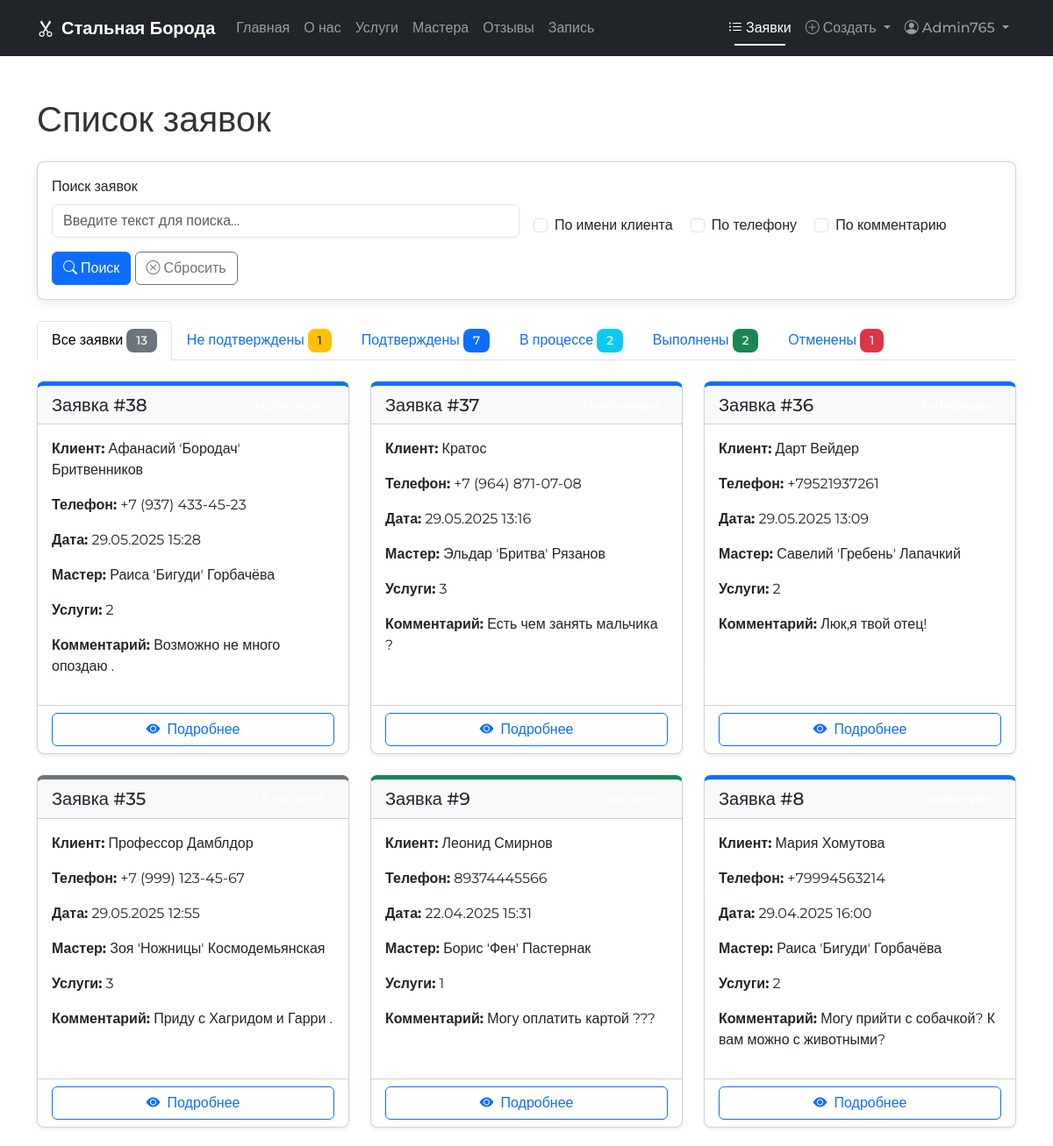
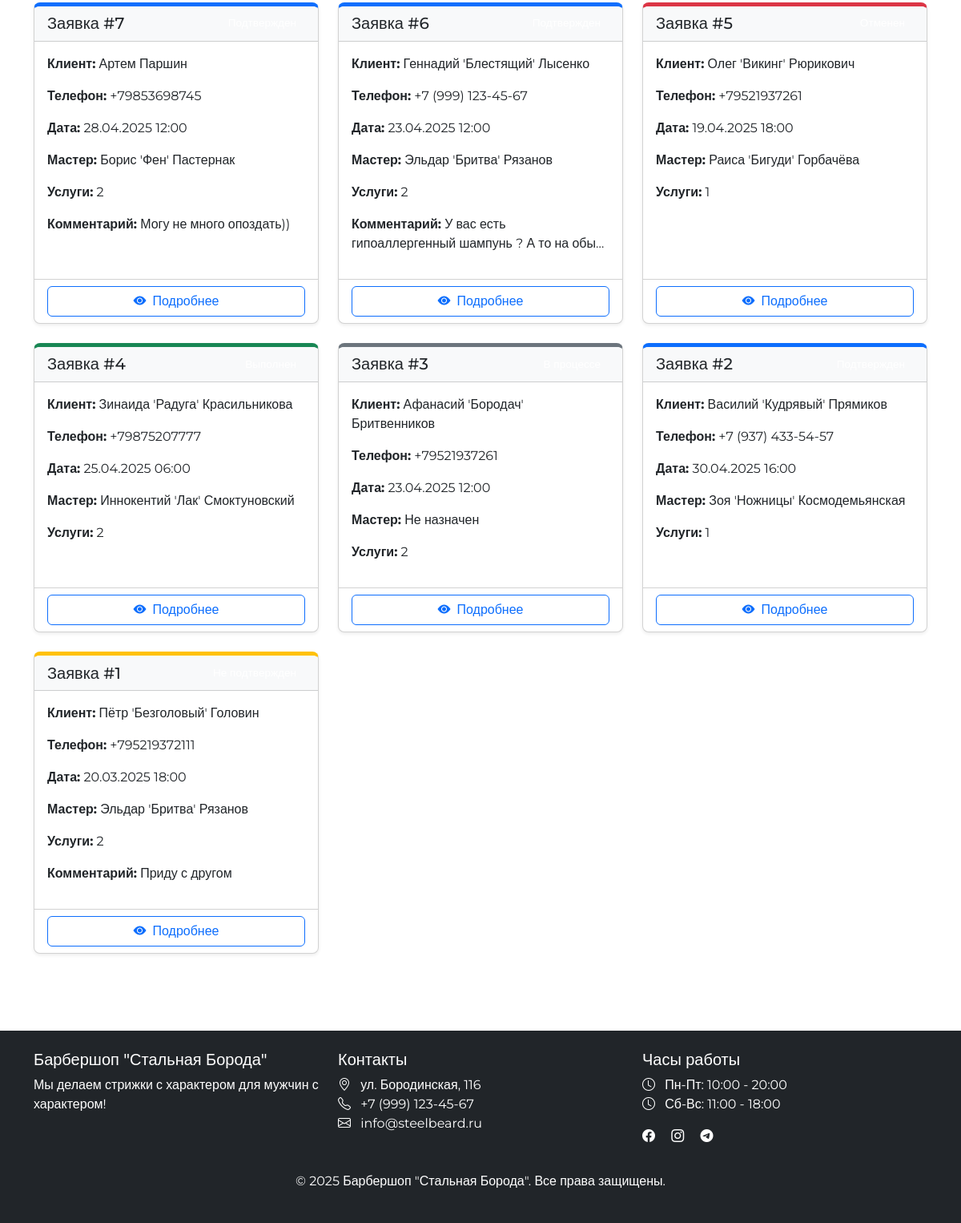
Screenshot of /orders/ (signed in) with the database file from the repository (2 pictures, top to bottom).
### core/models.py (models this page shows, shortened)
class Order(models.Model):
    client_name = models.CharField(max_length=100, verbose_name="Имя клиента")
    phone = models.CharField(max_length=20, verbose_name="Телефон")
    comment = models.TextField(blank=True, verbose_name="Комментарий")
    status = models.CharField(
        max_length=50,
        choices=STATUS_CHOICES,
        default="not_approved",
        verbose_name="Статус",
        db_index=True  # добавляем индекс на поле status
    )
    date_created = models.DateTimeField(auto_now_add=True, verbose_name="Дата создания", db_index=True)  # индекс на дату создания
    date_updated = models.DateTimeField(auto_now=True, verbose_name="Дата обновления")
    master = models.ForeignKey(
        Master,
        on_delete=models.SET_NULL,
        null=True,
        blank=True,
        verbose_name="Мастер"
    )
    services = models.ManyToManyField(Service, related_name="orders", verbose_name="Услуги")
    appointment_date = models.DateTimeField(verbose_name="Дата и время записи")
    notification_sent = models.BooleanField(default=False, verbose_name="Уведомление отправлено")
    class Meta:
        verbose_name = "Заказ"
        verbose_name_plural = "Заказы"
        ordering = ['-date_created']
        indexes = [
            models.Index(fields=['status', 'appointment_date'], name='order_status_appt_idx'),
        ]

class Master(models.Model):
    name = models.CharField(max_length=150, verbose_name="Имя", db_index=True)  # индекс на имя
    photo = models.ImageField(upload_to="masters/", blank=True, verbose_name="Фотография")
    phone = models.CharField(max_length=20, verbose_name="Телефон")
    address = models.CharField(max_length=255, verbose_name="Адрес")
    experience = models.PositiveIntegerField(verbose_name="Стаж работы", help_text="Опыт работы в годах")
    services = models.ManyToManyField(Service, related_name="masters", verbose_name="Услуги")
    is_active = models.BooleanField(default=True, verbose_name="Активен", db_index=True)  # индекс на статус активности
    class Meta:
        verbose_name = "Мастер"
        verbose_name_plural = "Мастера"
        ordering = ['name']
        indexes = [
            models.Index(fields=['experience', 'is_active'], name='master_exp_active_idx'),
        ]

### core/views.py (the view, shortened to what this page needs)
# urls.py: path('orders/', views.orders_list, name='orders_list'),
@login_required
def orders_list(request):
    search_query = request.GET.get('query', '')
    search_name = request.GET.get('name') == 'on'
    search_phone = request.GET.get('phone') == 'on'
    search_comment = request.GET.get('comment') == 'on'
    if not any([search_name, search_phone, search_comment]) and search_query:
        search_name = True
    orders = Order.objects.all()
    orders = orders.order_by('-date_created')
    statuses = {
        'not_approved': Order.objects.filter(status='not_approved').count(),
        'approved': Order.objects.filter(status='approved').count(),
        'in_progress': Order.objects.filter(status='in_progress').count(),
        'completed': Order.objects.filter(status='completed').count(),
        'cancelled': Order.objects.filter(status='cancelled').count(),
    }
    unique_names = list(Order.objects.values_list('client_name', flat=True).distinct()[:50])
    unique_phones = list(Order.objects.values_list('phone', flat=True).distinct()[:50])
    unique_comments = list(Order.objects.exclude(
        Q(comment='') | Q(comment__isnull=True)
    ).values_list('comment', flat=True).distinct()[:50])
    context = {
        'orders': orders,
        'statuses': statuses,
        'search_query': search_query,
        'search_name': search_name,
        'search_phone': search_phone,
        'search_comment': search_comment,
        'unique_names': unique_names,
        'unique_phones': unique_phones,
        'unique_comments': unique_comments,
    }
    return render(request, 'core/orders_list.html', context)

### core/context_processors.py (called while the page is built)
def common_context(request):
    context = {
        'masters': Master.objects.filter(is_active=True),
        'services': Service.objects.all(),
    }
    return context

### templates/core/orders_list.html (shortened to what this page needs)
{% extends 'base.html' %}
{% block content %}
<div class="container py-5">
    <h1 class="mb-4">Список заявок</h1>
    <div class="card mb-4">
        <div class="card-body">
            <form method="get" action="{% url 'orders_list' %}" class="row g-3 align-items-end">
                <div class="col-md-6">
                    <label for="searchQuery" class="form-label">Поиск заявок</label>
                    <input type="text" class="form-control" id="searchQuery" name="query" value="{{ search_query }}"
                           placeholder="Введите текст для поиска..."
                           autocomplete="off">
                </div>
                <div class="col-md-6">
                    <div class="form-check form-check-inline">
                        <input class="form-check-input" type="checkbox" id="searchName" name="name" {% if search_name %}checked{% endif %}>
                        <label class="form-check-label" for="searchName">По имени клиента</label>
                    </div>
                    <div class="form-check form-check-inline">
                        <input class="form-check-input" type="checkbox" id="searchPhone" name="phone" {% if search_phone %}checked{% endif %}>
                        <label class="form-check-label" for="searchPhone">По телефону</label>
                    </div>
                    <div class="form-check form-check-inline">
                        <input class="form-check-input" type="checkbox" id="searchComment" name="comment" {% if search_comment %}checked{% endif %}>
                        <label class="form-check-label" for="searchComment">По комментарию</label>
                    </div>
                </div>
                <div class="col-12">
                    <button type="submit" class="btn btn-primary">
                        <i class="bi bi-search me-1"></i>Поиск
                    </button>
                    <a href="{% url 'orders_list' %}" class="btn btn-outline-secondary">
                        <i class="bi bi-x-circle me-1"></i>Сбросить
                    </a>
                </div>
            </form>
        </div>
    </div>
    <ul class="nav nav-tabs mb-4">
        <li class="nav-item">
            <a class="nav-link active" href="#">Все заявки <span class="badge bg-secondary">{{ orders|length }}</span></a>
        </li>
        <li class="nav-item">
            <a class="nav-link" href="#">Не подтверждены <span class="badge bg-warning text-dark">{{ statuses.not_approved }}</span></a>
        </li>
        <li class="nav-item">
            <a class="nav-link" href="#">Подтверждены <span class="badge bg-primary">{{ statuses.approved }}</span></a>
        </li>
        <li class="nav-item">
            <a class="nav-link" href="#">В процессе <span class="badge bg-info">{{ statuses.in_progress }}</span></a>
        </li>
        <li class="nav-item">
            <a class="nav-link" href="#">Выполнены <span class="badge bg-success">{{ statuses.completed }}</span></a>
        </li>
        <li class="nav-item">
            <a class="nav-link" href="#">Отменены <span class="badge bg-danger">{{ statuses.cancelled }}</span></a>
        </li>
    </ul>
    <div class="row row-cols-1 row-cols-md-2 row-cols-lg-3 g-4">
        {% for order in orders %}
        <div class="col">
            <div class="card h-100 shadow-sm status-{{ order.status }}">
                <div class="card-header bg-light d-flex justify-content-between align-items-center">
                    <h5 class="card-title mb-0">Заявка #{{ order.id }}</h5>
                    <span class="badge status-{{ order.status }}">
                    </span>
                </div>
                <div class="card-body">
                    <p><strong>Клиент:</strong> {{ order.client_name }}</p>
                    <p><strong>Телефон:</strong> {{ order.phone }}</p>
                    <p><strong>Дата:</strong> {{ order.appointment_date|date:"d.m.Y H:i" }}</p>
                    <p><strong>Мастер:</strong>
                        {% if order.master %}
                            {{ order.master.name }}
                        {% else %}
                            Не назначен
                        {% endif %}
                    </p>
                    <p><strong>Услуги:</strong> {{ order.services.all|length }}</p>
                    {% if order.comment %}
                    <p><strong>Комментарий:</strong> {{ order.comment|truncatechars:50 }}</p>
                    {% endif %}
                </div>
                <div class="card-footer bg-transparent">
                    <a href="{% url 'order_detail' order.id %}" class="btn btn-outline-primary w-100">
                        <i class="bi bi-eye-fill me-2"></i>Подробнее
                    </a>
                </div>
            </div>
        </div>
        {% endfor %}
    </div>
</div>
{% endblock %}

### templates/base.html (shortened to what this page needs)
<!DOCTYPE html>
<html lang="ru" class="h-100">
<head>
    <link href="https://cdn.jsdelivr.net/npm/bootstrap@5.3.0-alpha1/dist/css/bootstrap.min.css" rel="stylesheet">
    <link rel="stylesheet" href="https://cdn.jsdelivr.net/npm/bootstrap-icons@1.11.0/font/bootstrap-icons.css">
    {% load static %}
    <link rel="stylesheet" href="{% static 'css/main.css' %}">
    <link rel="stylesheet" href="https://code.jquery.com/ui/1.13.2/themes/base/jquery-ui.css">
</head>
<body class="d-flex flex-column h-100">
    <header>
        {% block header %}
        <nav class="navbar navbar-expand-lg navbar-dark bg-dark">
            <div class="container">
                <a class="navbar-brand" href="{% url 'landing' %}">
                    <i class="bi bi-scissors me-2"></i>Стальная Борода
                </a>
                <div class="collapse navbar-collapse" id="navbarNav">
                    <ul class="navbar-nav me-auto mb-2 mb-lg-0">
                        <li class="nav-item">
                            <a class="nav-link {% if request.path == '/' %}active{% endif %}" href="{% url 'landing' %}">Главная</a>
                        </li>
                        <li class="nav-item">
                            <a class="nav-link" href="{% url 'landing' %}#about">О нас</a>
                        </li>
                        <li class="nav-item">
                            <a class="nav-link {% if request.path == '/services/' %}active{% endif %}" href="{% url 'services' %}">Услуги</a>
                        </li>
                        <li class="nav-item">
                            <a class="nav-link" href="{% url 'landing' %}#masters">Мастера</a>
                        </li>
                        <li class="nav-item">
                            <a class="nav-link" href="{% url 'landing' %}#reviews">Отзывы</a>
                        </li>
                        <li class="nav-item">
                            <a class="nav-link {% if request.path == '/booking/' %}active{% endif %}" href="{% url 'booking' %}">Запись</a>
                        </li>
                    </ul>
                    <ul class="navbar-nav ml-auto">
                        {% if user.is_authenticated %}
                            {% if user.is_staff %}
                            <li class="nav-item">
                                <a class="nav-link {% if request.path == '/orders/' %}active{% endif %}" href="{% url 'orders_list' %}">
                                    <i class="bi bi-list-ul me-1"></i>Заявки
                                </a>
                            </li>
                            <li class="nav-item dropdown">
                                <a class="nav-link dropdown-toggle" href="#" role="button" data-bs-toggle="dropdown" aria-expanded="false">
                                    <i class="bi bi-plus-circle me-1"></i>Создать
                                </a>
                            </li>
                            {% endif %}
                            <li class="nav-item dropdown">
                                <a class="nav-link dropdown-toggle" href="#" role="button" data-bs-toggle="dropdown" aria-expanded="false">
                                    <i class="bi bi-person-circle me-1"></i>{{ user.username }}
                                </a>
                            </li>
                        {% else %}
                            <li class="nav-item">
                                <a class="nav-link" href="{% url 'login' %}">
                                    <i class="bi bi-box-arrow-in-right me-1"></i>Вход
                                </a>
                            </li>
                        {% endif %}
                    </ul>
                </div>
            </div>
        </nav>
        {% endblock %}
    </header>
    <main class="flex-shrink-0">
        {% block content %}{% endblock %}
    </main>
   <footer class="footer mt-5 bg-dark text-white py-4">
    {% block footer %}
        <div class="container">
            <div class="row">
                <div class="col-md-4 mb-3">
                    <h5 class="footer-heading">Барбершоп "Стальная Борода"</h5>
                    <p>Мы делаем стрижки с характером для мужчин с характером!</p>
                </div>
                <div class="col-md-4 mb-3">
                    <h5 class="footer-heading">Контакты</h5>
                    <ul class="list-unstyled footer-contacts">
                        <li><i class="bi bi-geo-alt me-2"></i> ул. Бородинская, 116</li>
                        <li><i class="bi bi-telephone me-2"></i> +7 (999) 123-45-67</li>
                        <li><i class="bi bi-envelope me-2"></i> info@steelbeard.ru</li>
                    </ul>
                </div>
                <div class="col-md-4 mb-3">
                    <h5 class="footer-heading">Часы работы</h5>
                    <ul class="list-unstyled footer-hours">
                        <li><i class="bi bi-clock me-2"></i> Пн-Пт: 10:00 - 20:00</li>
                        <li><i class="bi bi-clock me-2"></i> Сб-Вс: 11:00 - 18:00</li>
                    </ul>
                    <div class="mt-3 footer-social">
                        <a href="#" class="text-white me-3"><i class="bi bi-facebook"></i></a>
                        <a href="#" class="text-white me-3"><i class="bi bi-instagram"></i></a>
                        <a href="#" class="text-white me-3"><i class="bi bi-telegram"></i></a>
                    </div>
                </div>
            </div>
            <div class="row mt-3">
                <div class="col text-center">
                    <p class="footer-copyright">&copy; {% now "Y" %} Барбершоп "Стальная Борода". Все права защищены.</p>
                </div>
            </div>
        </div>
    {% endblock %}
</footer>
    {% load static %}
</body>
</html>
</html>

### static/css/main.css (style rules this page uses)
body { font-family: 'Montserrat', sans-serif; color: #333; min-height: 100vh !important; display: flex !important; flex-direction: column !important; }
.navbar { transition: all 0.3s ease; }
.card { transition: transform 0.3s ease, box-shadow 0.3s ease; border-radius: 10px; overflow: hidden; }
.card.status-not_approved { border-top: 5px solid #ffc107; }
.card.status-approved { border-top: 5px solid #0d6efd; }
.card.status-in_progress { border-top: 5px solid #6c757d; }
.card.status-completed { border-top: 5px solid #198754; }
.card.status-cancelled { border-top: 5px solid #dc3545; }
.badge { padding: 0.5em 0.8em; font-size: 0.85em; font-weight: 500; border-radius: 0.5rem; }
.card { border-radius: 8px; box-shadow: 0 4px 12px rgba(0, 0, 0, 0.08); transition: all 0.3s ease; overflow: hidden; }
.navbar { padding: 12px 0; transition: all 0.3s ease; }
.navbar-brand { font-weight: 600; }
.navbar-nav .nav-link { padding-left: 15px; padding-right: 15px; font-weight: 500; position: relative; }
.navbar-nav .nav-link.active:after { content: ''; position: absolute; bottom: 0; left: 15px; right: 15px; height: 2px; background: #fff; }

### rows the page displays
Order: id "38", client_name "Афанасий 'Бородач' Бритвенников", phone "+7 (937) 433-45-23", appointment_date "29.05.2025 15:28", master.name "Раиса 'Бигуди' Горбачёва", services.all|length "2", comment "Возможно не много опоздаю ."
Order: id "37", client_name "Кратос", phone "+7 (964) 871-07-08", appointment_date "29.05.2025 13:16", master.name "Эльдар 'Бритва' Рязанов", services.all|length "3", comment "Есть чем занять мальчика ?"
Order: id "36", client_name "Дарт Вейдер", phone "+79521937261", appointment_date "29.05.2025 13:09", master.name "Савелий 'Гребень' Лапачкий", services.all|length "2", comment "Люк,я твой отец!"
Order: id "35", client_name "Профессор Дамблдор", phone "+7 (999) 123-45-67", appointment_date "29.05.2025 12:55", master.name "Зоя 'Ножницы' Космодемьянская", services.all|length "3", comment "Приду с Хагридом и Гарри ."
Order: id "9", client_name "Леонид Смирнов", phone "89374445566", appointment_date "22.04.2025 15:31", master.name "Борис 'Фен' Пастернак", services.all|length "1", comment "Могу оплатить картой ???"
Order: id "8", client_name "Мария Хомутова", phone "+79994563214", appointment_date "29.04.2025 16:00", master.name "Раиса 'Бигуди' Горбачёва", services.all|length "2", comment "Могу прийти с собачкой? К вам можно с животными?"
Order: id "7", client_name "Артем Паршин", phone "+79853698745", appointment_date "28.04.2025 12:00", master.name "Борис 'Фен' Пастернак", services.all|length "2", comment "Могу не много опоздать))"
Order: id "6", client_name "Геннадий 'Блестящий' Лысенко", phone "+7 (999) 123-45-67", appointment_date "23.04.2025 12:00", master.name "Эльдар 'Бритва' Рязанов", services.all|length "2", comment "У вас есть гипоаллергенный шампунь ? А то на обы…"
Order: id "5", client_name "Олег 'Викинг' Рюрикович", phone "+79521937261", appointment_date "19.04.2025 18:00", master.name "Раиса 'Бигуди' Горбачёва", services.all|length "1"
Order: id "4", client_name "Зинаида 'Радуга' Красильникова", phone "+79875207777", appointment_date "25.04.2025 06:00", master.name "Иннокентий 'Лак' Смоктуновский", services.all|length "2"
Order: id "3", client_name "Афанасий 'Бородач' Бритвенников", phone "+79521937261", appointment_date "23.04.2025 12:00", shows "Не назначен", services.all|length "2"
Order: id "2", client_name "Василий 'Кудрявый' Прямиков", phone "+7 (937) 433-54-57", appointment_date "30.04.2025 16:00", master.name "Зоя 'Ножницы' Космодемьянская", services.all|length "1"
Order: id "1", client_name "Пётр 'Безголовый' Головин", phone "+795219372111", appointment_date "20.03.2025 18:00", master.name "Эльдар 'Бритва' Рязанов", services.all|length "2", comment "Приду с другом"

### other values shown
{{ user.username }} "Admin765"
{{ orders|length }} "13"
{{ statuses.not_approved }} "1"
{{ statuses.approved }} "7"
{{ statuses.in_progress }} "2"
{{ statuses.completed }} "2"
{{ statuses.cancelled }} "1"
